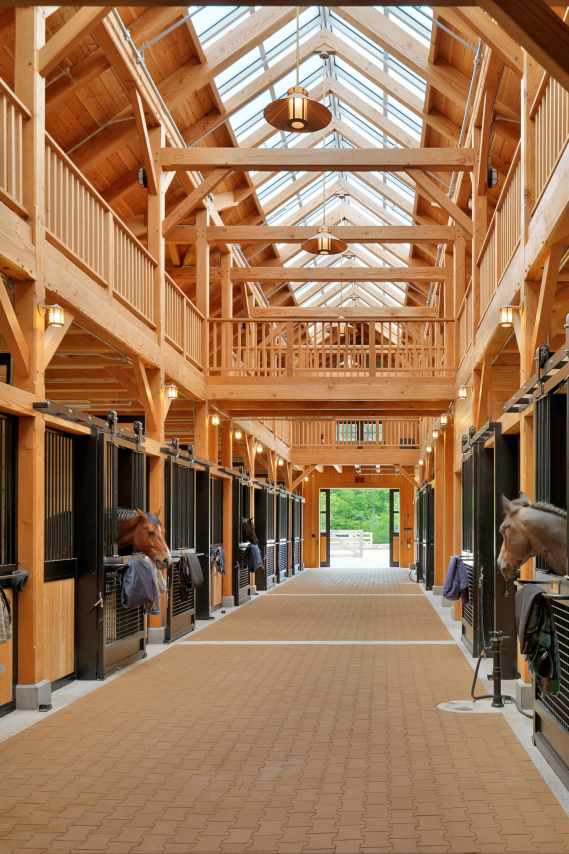
#> input picture reference_collage/reference_images/beechwood-03.jpg, 1707 x 2560 px (shown at 1/3 size)
$ python make_collage.py
#> lines starting #> are read from the running program, lines starting #| are printed output that depends on the picture
from pathlib import Path
from PIL import Image, ImageEnhance, ImageFilter, ImageDraw


ROOT = Path(__file__).resolve().parent
IMG = ROOT / "reference_images"
OUT = ROOT / "private-stable-hall-mood-collage.png"


def open_rgb(path):
    im = Image.open(path).convert("RGB")
    im = ImageEnhance.Color(im).enhance(0.92)
    im = ImageEnhance.Contrast(im).enhance(1.04)
    return im


def cover(im, w, h):
    src_w, src_h = im.size
    scale = max(w / src_w, h / src_h)
    new_size = (round(src_w * scale), round(src_h * scale))
    im = im.resize(new_size, Image.Resampling.LANCZOS)
    left = (im.width - w) // 2
    top = (im.height - h) // 2
    return im.crop((left, top, left + w, top + h))


def paste_card(canvas, im, box, radius=0):
    x, y, w, h = box
    tile = cover(im, w, h)
    shadow = Image.new("RGBA", (w + 28, h + 28), (0, 0, 0, 0))
    sd = ImageDraw.Draw(shadow)
    sd.rounded_rectangle((14, 14, w + 14, h + 14), radius=radius, fill=(0, 0, 0, 80))
    shadow = shadow.filter(ImageFilter.GaussianBlur(10))
    canvas.alpha_composite(shadow, (x - 14, y - 10))
    canvas.paste(tile, (x, y))


def main():
    canvas = Image.new("RGBA", (2400, 1350), (31, 24, 18, 255))
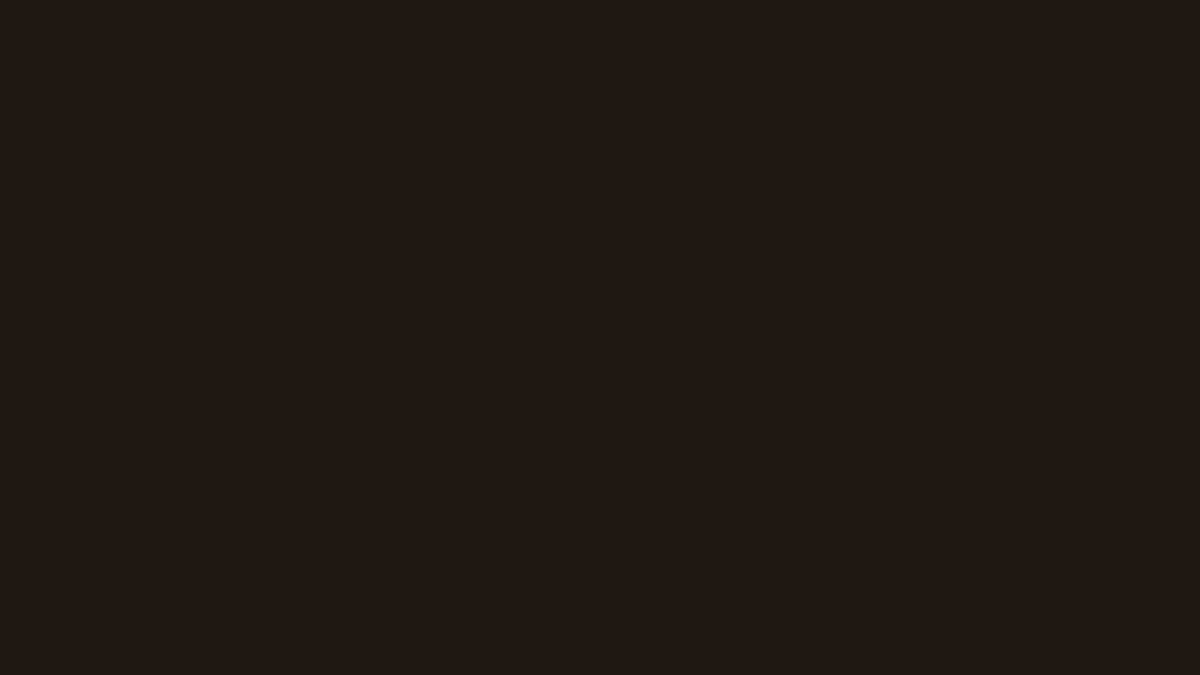
#> canvas: PIL image 2400x1350 RGBA (shown at 1/2 size); mean R, G, B, A 31, 24, 18, 255

    files = {
        "lounge": "beechwood-03.jpg",
        "timber": "beechwood-05.jpg",
        "stable_detail": "beechwood-08.jpg",
        "tack_room": "decorators-equestrian.jpg",
        "oak_tack": "sebo-tackroom-01.jpg",
        "workshop": "robhammer-workshop.jpg",
        "leather": "robhammer-leather-detail.jpg",
        "people": "unsplash-stable-people.jpg",
        "bronze_handle": "custom-castings-handle.jpg",
        "riverstone": "custom-castings-riverstone-handle.jpg",
    }
    images = {name: open_rgb(IMG / file) for name, file in files.items()}
#> in open_rgb, im is the input picture: PIL image 1707x2560 RGB; mean R, G, B 156.7, 118.8, 86.6
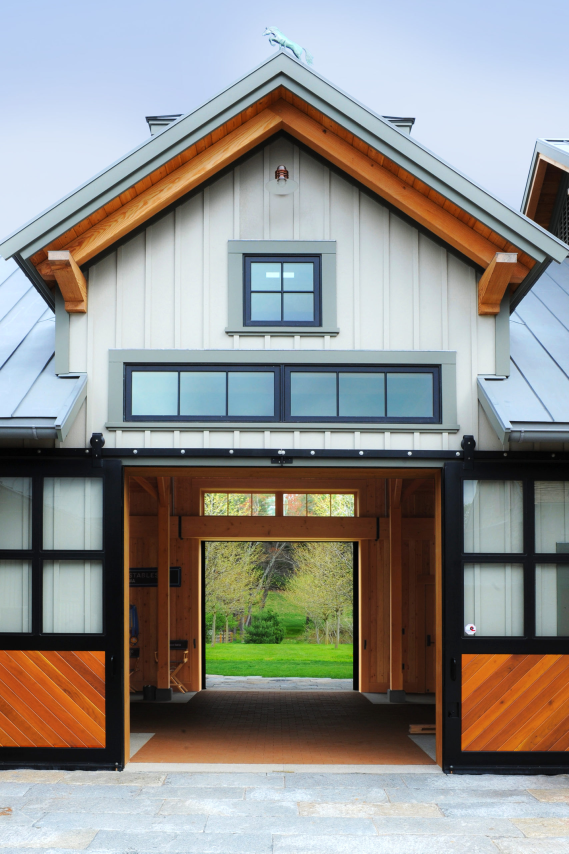
#> input picture reference_collage/reference_images/beechwood-05.jpg, 1707 x 2560 px (shown at 1/3 size)
#> in open_rgb, im is the input picture: PIL image 1707x2560 RGB; mean R, G, B 145.1, 144.2, 140.7
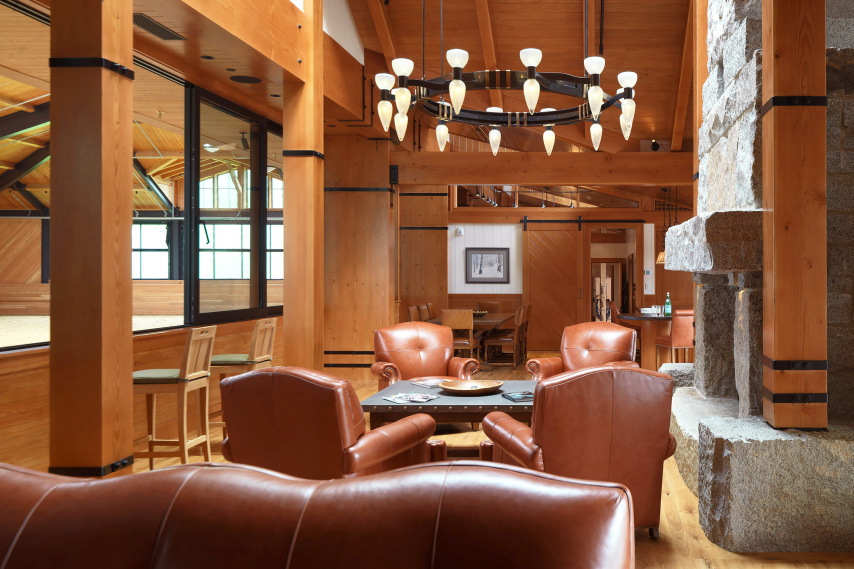
#> input picture reference_collage/reference_images/beechwood-08.jpg, 2560 x 1707 px (shown at 1/3 size)
#> in open_rgb, im is the input picture: PIL image 2560x1707 RGB; mean R, G, B 136.3, 91.4, 64.7
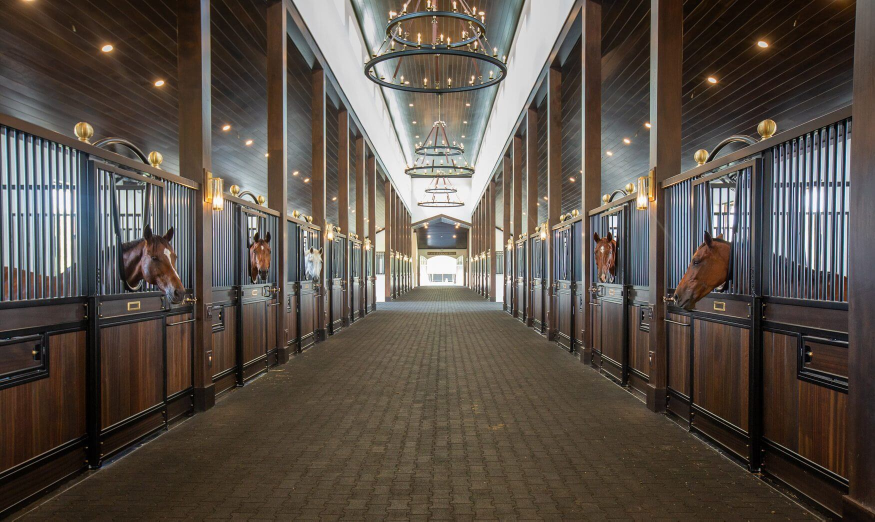
#> input picture reference_collage/reference_images/decorators-equestrian.jpg, 1750 x 1043 px (shown at 1/2 size)
#> in open_rgb, im is the input picture: PIL image 1750x1043 RGB; mean R, G, B 89.9, 81.2, 73.2
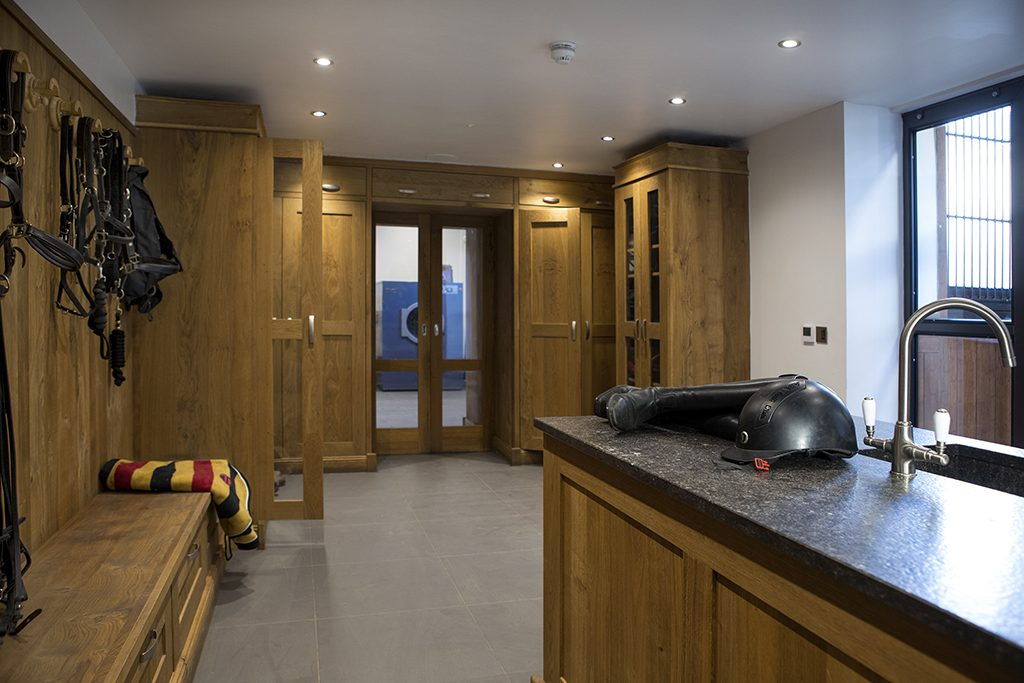
#> input picture reference_collage/reference_images/sebo-tackroom-01.jpg, 1024 x 683 px
#> in open_rgb, im is the input picture: PIL image 1024x683 RGB; mean R, G, B 109.3, 97.8, 84

    layout = [
        ("people", (60, 60, 560, 610)),
        ("lounge", (642, 60, 820, 430)),
        ("tack_room", (1484, 60, 856, 430)),
        ("workshop", (60, 692, 560, 598)),
        ("oak_tack", (642, 512, 560, 360)),
        ("leather", (1224, 512, 238, 360)),
        ("timber", (1484, 512, 410, 360)),
        ("bronze_handle", (1916, 512, 424, 360)),
        ("riverstone", (642, 894, 390, 396)),
        ("stable_detail", (1054, 894, 1286, 396)),
    ]

    for name, box in layout:
        paste_card(canvas, images[name], box)

    # Subtle vignette to make the board feel cohesive on a slide.
    vignette = Image.new("L", canvas.size, 0)
    draw = ImageDraw.Draw(vignette)
    draw.ellipse((-350, -260, 2750, 1660), fill=255)
    vignette = vignette.filter(ImageFilter.GaussianBlur(120))
    dark = Image.new("RGBA", canvas.size, (0, 0, 0, 80))
    canvas = Image.composite(canvas, Image.alpha_composite(canvas, dark), vignette)

    canvas.convert("RGB").save(OUT, quality=95)


if __name__ == "__main__":
#> (the run stopped early here; a loop or call above may not have finished)
